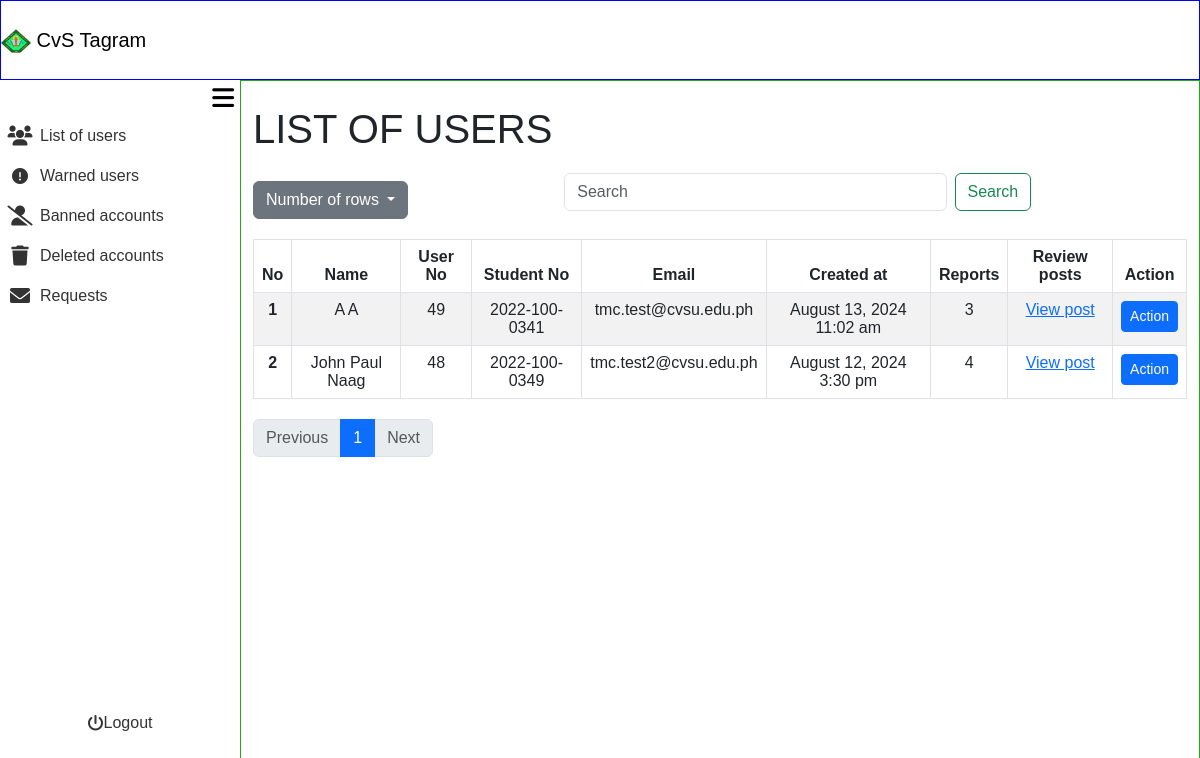
/admin_area/list_of_users.php (signed in), run on an earlier commit of the app's database.
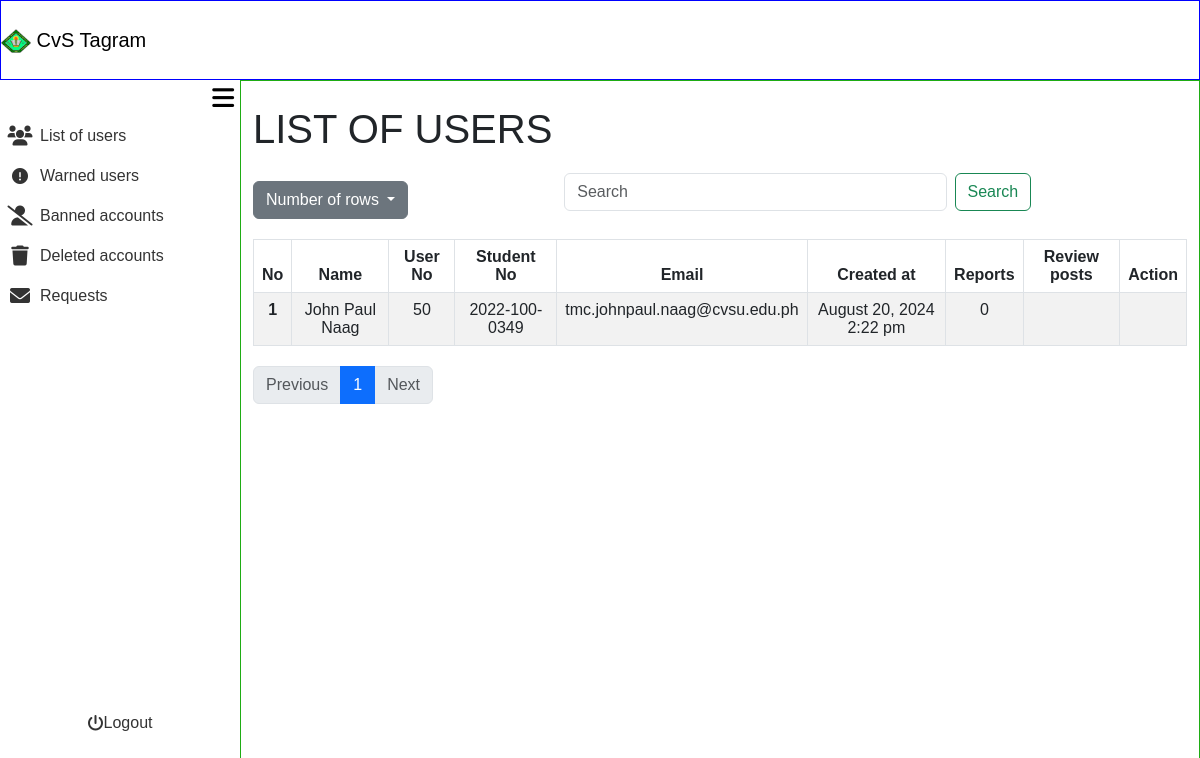
And on a later commit of the database.
### tables this page shows
CREATE TABLE `user_registration` (
  `user_no` int(11) NOT NULL,
  `user_ip` varchar(255) NOT NULL,
  `user_ID` varchar(255) NOT NULL,
  `email` varchar(255) NOT NULL,
  `student_no` varchar(13) NOT NULL,
  `fname` varchar(255) NOT NULL,
  `lname` varchar(255) NOT NULL,
  `bday` date NOT NULL,
  `gender` varchar(20) NOT NULL,
  `coverphoto` varchar(250) NOT NULL,
  `profilepicture` varchar(250) NOT NULL,
  `created_at` timestamp NOT NULL DEFAULT current_timestamp(),
  `updated_at` timestamp NOT NULL DEFAULT current_timestamp() ON UPDATE current_timestamp(),
  `user_password` varchar(255) NOT NULL,
  `is_setup_complete` tinyint(1) DEFAULT 0
);

### admin_area/list_of_users.php (the view, shortened to what the rows shown need)
<?php
require_once '../include/connect.php';
require_once '../include/bootsrap.php';
?>
<!DOCTYPE html>
<html lang="en">
<head>
    <link rel="stylesheet" href="admin_dashbaord.css?v=<?php echo time(); ?>">
</head>
<body>
<div class="container-fluid screen">
    <div class="container-fluid contbody">
        <div class="container-fluid content">
<?php
$search = isset($_GET['search']) ? trim($_GET['search']) : '';
$sort_column = isset($_GET['sort']) ? $_GET['sort'] : 'lname';
$sort_direction = isset($_GET['direction']) && $_GET['direction'] == 'desc' ? 'desc' : 'asc';
$rows_per_page = isset($_GET['rows']) ? intval($_GET['rows']) : 10;
$page = isset($_GET['page']) ? intval($_GET['page']) : 1;
$offset = ($page - 1) * $rows_per_page;
$searchFilter = !empty($search) ? " AND (ur.fname LIKE '%$search%' OR ur.lname LIKE '%$search%' OR ur.email LIKE '%$search%' OR ur.student_no LIKE '%$search%' OR ur.user_no LIKE '%$search%')" : "";
$usersQuery = "SELECT ur.fname, ur.lname, ur.user_no, ur.student_no, ur.created_at, ur.email, uw.warning_level, ub.ban_level, IFNULL(COUNT(pr.report_id), 0) AS report_count
               FROM user_registration ur
               LEFT JOIN post_reports pr ON ur.user_no = pr.user_no
               LEFT JOIN user_warnings uw ON ur.user_no = uw.user_no
               LEFT JOIN user_bans ub ON ur.user_no = ub.user_no
               WHERE 1=1 $searchFilter
               GROUP BY ur.user_no
               ORDER BY $sort_column $sort_direction
               LIMIT $rows_per_page OFFSET $offset";
$usersResult = $con->query($usersQuery);
?>
    <div class="container mt-4 ">
        <h1>LIST OF USERS</h1>
        <table class="table table-bordered table-striped">
            <thead>
                <tr>
                    <th scope="col">No</th>
                    <th scope="col" class="sortable <?php echo ($sort_column == 'fname') ? ($sort_direction == 'asc' ? 'asc' : 'desc') : ''; ?>" onclick="sortTable('fname')">Name</th>
                    <th scope="col" class="sortable <?php echo ($sort_column == 'user_no') ? ($sort_direction == 'asc' ? 'asc' : 'desc') : ''; ?>" onclick="sortTable('user_no')">User No</th>
                    <th scope="col" class="sortable <?php echo ($sort_column == 'student_no') ? ($sort_direction == 'asc' ? 'asc' : 'desc') : ''; ?>" onclick="sortTable('student_no')">Student No<i class="fa-solid fa-sort-up"></i><i class="fa-solid fa-sort-down"></i></th>
                    <th scope="col" class="sortable <?php echo ($sort_column == 'email') ? ($sort_direction == 'asc' ? 'asc' : 'desc') : ''; ?>" onclick="sortTable('email')">Email</th>
                    <th scope="col" class="sortable <?php echo ($sort_column == 'created_at') ? ($sort_direction == 'asc' ? 'asc' : 'desc') : ''; ?>" onclick="sortTable('created_at')">Created at<i class="fa-solid fa-sort-up"></i><i class="fa-solid fa-sort-down"></i></th>
                    <th scope="col" class="sortable <?php echo ($sort_column == 'report_count') ? ($sort_direction == 'asc' ? 'asc' : 'desc') : ''; ?>" onclick="sortTable('report_count')">Reports<i class="fa-solid fa-sort-up"></i><i class="fa-solid fa-sort-down"></i></th>
                    <th scope="col">Review posts</th>
                    <th scope="col">Action</th>
                </tr>
            </thead>
            <tbody>
                <?php
                $line_number = $offset + 1;
                while ($user = $usersResult->fetch_assoc()): ?>
                <?php
                $timestamp = htmlspecialchars($user['created_at']);
                $created_at = new DateTime($timestamp);
                $formattedDate = $created_at->format('F j, Y');
                $formattedTime = $created_at->format('g:i a');
                ?>
                    <tr>
                        <th scope="row"><?php echo htmlspecialchars($line_number++); ?></th>
                        <td><?php echo htmlspecialchars($user['fname'] . ' ' . $user['lname']); ?></td>
                        <td><?php echo htmlspecialchars($user['user_no']); ?></td>
                        <td><?php echo htmlspecialchars($user['student_no']); ?></td>
                        <td><?php echo htmlspecialchars($user['email']); ?></td>
                        <td><?php echo htmlspecialchars($formattedDate . ' ' . $formattedTime); ?></td>
                        <td><?php echo htmlspecialchars($user['report_count']); ?></td>
                        <td>
                        <?php if ($user['report_count'] > 0): ?>
                            <a class="Review_posts text-primary" href="../admin_area/review_post.php?user_no=<?php echo htmlspecialchars($user['user_no']); ?>">View post</a>
                            <?php else: ?>
                            <?php endif; ?>
                        </td>
                        <td>
                            <?php if ($user['report_count'] > 0): ?>
                                <a href="admin_action.php?user_no=<?php echo htmlspecialchars($user['user_no']); ?>" class="btn btn-primary btn-sm">Action</a>
                            <?php else: ?>
                            <?php endif; ?>
                        </td>
                    </tr>
                <?php endwhile; ?>
            </tbody>
        </table>
    </div>
        </div>
    </div>
</div>
</body>
</html>

What changed in the data, as far as the page shows it:
removed user_registration: fname+lname "A A", user_no "49", student_no "2022-100-0341", email "tmc.test@cvsu.edu.ph", created_at "August 13, 2024 11:02 am", report_count "3"
removed user_registration: fname+lname "John Paul Naag", user_no "48", student_no "2022-100-0349", email "tmc.test2@cvsu.edu.ph", created_at "August 12, 2024 3:30 pm", report_count "4"
added user_registration: fname+lname "John Paul Naag", user_no "50", student_no "2022-100-0349", email "tmc.johnpaul.naag@cvsu.edu.ph", created_at "August 20, 2024 2:22 pm", report_count "0"
